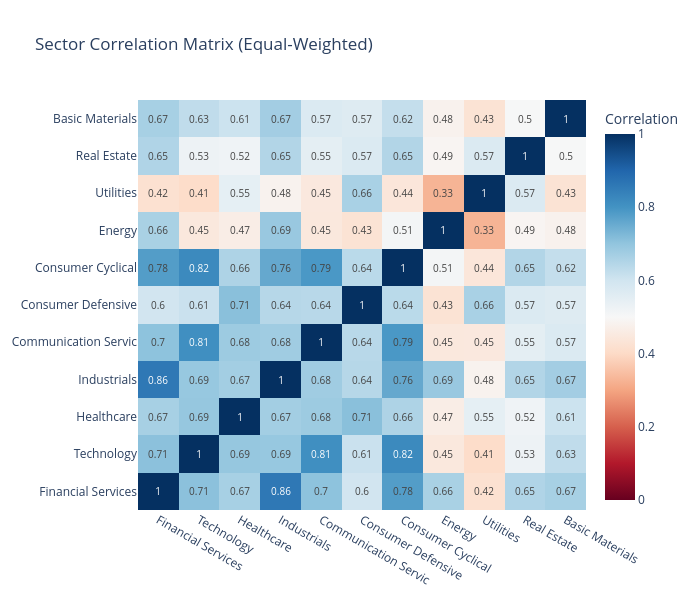

The code cell stored with this chart in its notebook:
### Markdown cell above
### 4.3 Correlation Heatmap

### Code cell
## Sector Correlation Analysis

# Create sector-level returns (equal-weighted)
sector_returns = pd.DataFrame()
for sector, ticker_list in sectors.items():
    sector_stocks = [t for t in ticker_list if t in returns.columns]
    if len(sector_stocks) > 0:
        sector_returns[sector] = returns[sector_stocks].mean(axis=1)

# Calculate correlation matrix
sector_correlation = sector_returns.corr()

# Create heatmap
fig = go.Figure(data=go.Heatmap(
    z=sector_correlation.values,
    x=[s[:20] for s in sector_correlation.columns],  # Truncate long names
    y=[s[:20] for s in sector_correlation.columns],
    text=np.round(sector_correlation.values, 2),
    texttemplate='%{text}',
    textfont={"size": 10},
    colorscale='RdBu',
    zmid=0.5,
    colorbar=dict(title="Correlation")
))

fig.update_layout(
    title="Sector Correlation Matrix (Equal-Weighted)",
    height=600,
    width=700,
    xaxis={'side': 'bottom'},
    yaxis={'side': 'left'}
)
fig.show()

# Key insights
corr_values = sector_correlation.values[np.triu_indices_from(sector_correlation.values, k=1)]
print(f"Correlation Statistics:")
print(f"Average sector correlation: {np.mean(corr_values):.3f}")
print(f"Std dev of correlations: {np.std(corr_values):.3f}")

# Find most diversifying sectors
avg_correlations = sector_correlation.mean() - 1/len(sector_correlation)  # Exclude self
print(f"\nMost diversifying sectors (lowest avg correlation):")
for sector in avg_correlations.nsmallest(3).index:
    print(f"  {sector}: {avg_correlations[sector]:.3f}")

### Figure 1 — Plotly figure (JSON) as saved in the notebook; plotly's stock layout.template omitted (floating-point values rounded to 4 significant figures)
{"data": [{"colorbar": {"title": {"text": "Correlation"}}, "colorscale": [[0, "rgb(103,0,31)"], [0.1, "rgb(178,24,43)"], [0.2, "rgb(214,96,77)"], [0.3, "rgb(244,165,130)"], [0.4, "rgb(253,219,199)"], [0.5, "rgb(247,247,247)"], [0.6, "rgb(209,229,240)"], [0.7, "rgb(146,197,222)"], [0.8, "rgb(67,147,195)"], [0.9, "rgb(33,102,172)"], [1, "rgb(5,48,97)"]], "text": [[1, 0.71, 0.67, 0.86, 0.7, 0.6, 0.78, 0.66, 0.42, 0.65, 0.67], [0.71, 1, 0.69, 0.69, 0.81, 0.61, 0.82, 0.45, 0.41, 0.53, 0.63], [0.67, 0.69, 1, 0.67, 0.68, 0.71, 0.66, 0.47, 0.55, 0.52, 0.61], [0.86, 0.69, 0.67, 1, 0.68, 0.64, 0.76, 0.69, 0.48, 0.65, 0.67], [0.7, 0.81, 0.68, 0.68, 1, 0.64, 0.79, 0.45, 0.45, 0.55, 0.57], [0.6, 0.61, 0.71, 0.64, 0.64, 1, 0.64, 0.43, 0.66, 0.57, 0.57], [0.78, 0.82, 0.66, 0.76, 0.79, 0.64, 1, 0.51, 0.44, 0.65, 0.62], [0.66, 0.45, 0.47, 0.69, 0.45, 0.43, 0.51, 1, 0.33, 0.49, 0.48], [0.42, 0.41, 0.55, 0.48, 0.45, 0.66, 0.44, 0.33, 1, 0.57, 0.43], [0.65, 0.53, 0.52, 0.65, 0.55, 0.57, 0.65, 0.49, 0.57, 1, 0.5], [0.67, 0.63, 0.61, 0.67, 0.57, 0.57, 0.62, 0.48, 0.43, 0.5, 1]], "textfont": {"size": 10}, "texttemplate": "%{text}", "type": "heatmap", "x": ["Financial Services", "Technology", "Healthcare", "Industrials", "Communication Servic", "Consumer Defensive", "Consumer Cyclical", "Energy", "Utilities", "Real Estate", "Basic Materials"], "y": ["Financial Services", "Technology", "Healthcare", "Industrials", "Communication Servic", "Consumer Defensive", "Consumer Cyclical", "Energy", "Utilities", "Real Estate", "Basic Materials"], "z": [[1, 0.7075, 0.6669, 0.8601, 0.7048, 0.5978, 0.78, 0.664, 0.4199, 0.6522, 0.6666], [0.7075, 1, 0.6944, 0.6915, 0.8095, 0.6113, 0.8202, 0.4467, 0.4066, 0.5254, 0.6276], [0.6669, 0.6944, 1, 0.6729, 0.6822, 0.7098, 0.6558, 0.4652, 0.5466, 0.52, 0.6073], [0.8601, 0.6915, 0.6729, 1, 0.6771, 0.6428, 0.7576, 0.6892, 0.4806, 0.6485, 0.6738], [0.7048, 0.8095, 0.6822, 0.6771, 1, 0.6396, 0.7906, 0.4459, 0.448, 0.551, 0.5742], [0.5978, 0.6113, 0.7098, 0.6428, 0.6396, 1, 0.6359, 0.4271, 0.6636, 0.5725, 0.566], [0.78, 0.8202, 0.6558, 0.7576, 0.7906, 0.6359, 1, 0.5101, 0.4403, 0.6497, 0.6214], [0.664, 0.4467, 0.4652, 0.6892, 0.4459, 0.4271, 0.5101, 1, 0.3272, 0.4891, 0.4783], [0.4199, 0.4066, 0.5466, 0.4806, 0.448, 0.6636, 0.4403, 0.3272, 1, 0.5732, 0.4276], [0.6522, 0.5254, 0.52, 0.6485, 0.551, 0.5725, 0.6497, 0.4891, 0.5732, 1, 0.5017], [0.6666, 0.6276, 0.6073, 0.6738, 0.5742, 0.566, 0.6214, 0.4783, 0.4276, 0.5017, 1]], "zmid": 0.5}], "layout": {"height": 600, "title": {"text": "Sector Correlation Matrix (Equal-Weighted)"}, "width": 700, "xaxis": {"autorange": true, "range": [-0.5, 10.5], "side": "bottom", "type": "category"}, "yaxis": {"autorange": true, "range": [-0.5, 10.5], "side": "left", "type": "category"}}}
